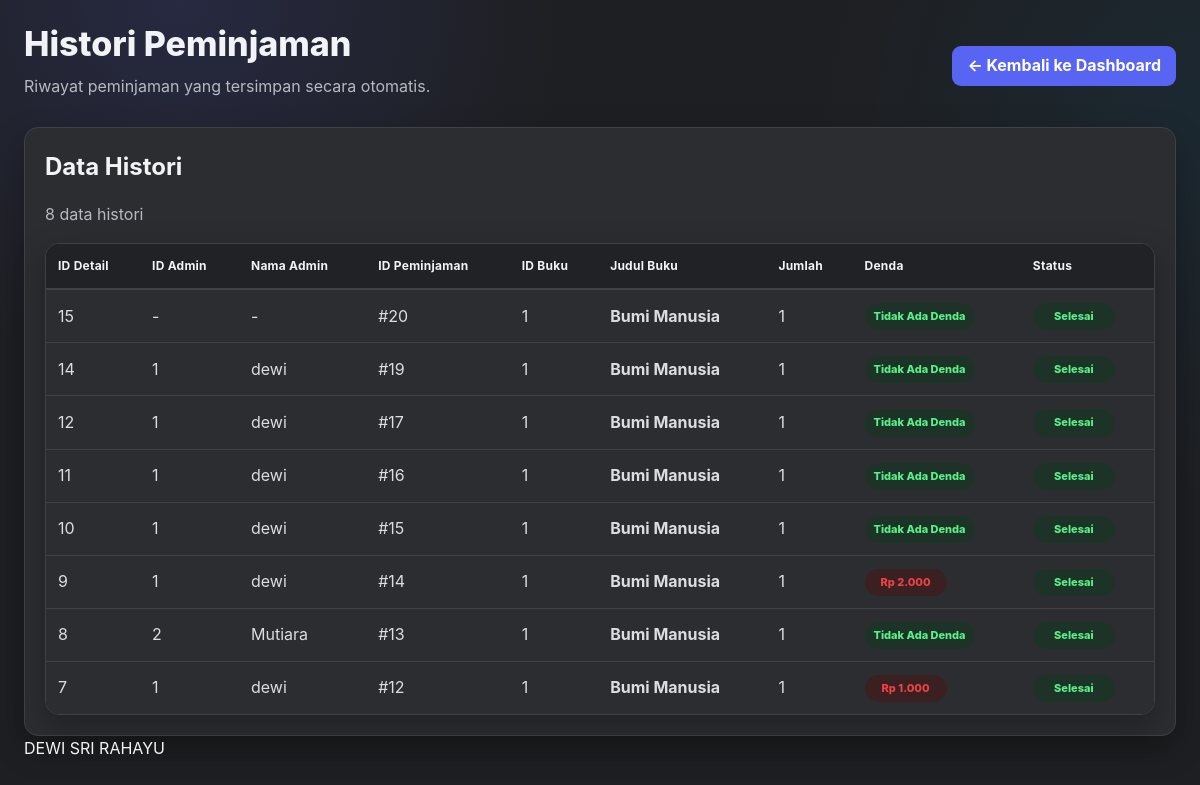
Page /histori/tampil.histori.php (signed in) on the committed database.
### tables this page shows
CREATE TABLE `histori` (
  `id_detail` int(11) NOT NULL,
  `id_admin` int(11) DEFAULT NULL,
  `id_petugas` int(11) DEFAULT NULL,
  `id_peminjaman` int(11) DEFAULT NULL,
  `id_buku` int(11) DEFAULT NULL,
  `jumlah` int(5) DEFAULT NULL,
  `denda` int(11) DEFAULT NULL
);

CREATE TABLE `buku` (
  `id_buku` int(11) NOT NULL,
  `id_admin` int(11) DEFAULT NULL,
  `id_petugas` int(11) DEFAULT NULL,
  `judul` varchar(100) DEFAULT NULL,
  `id_kategori` int(11) DEFAULT NULL,
  `gambar` longblob DEFAULT NULL,
  `sinopsis` text DEFAULT NULL
);

### histori/tampil.histori.php (the view, shortened to what this page needs)
<?php
include '../connection.php';
$role = $_SESSION['role'] ?? '';
$result = [];
if ($role === 'anggota') {
    $id_anggota = (int) ($_SESSION['id_anggota'] ?? 0);
    if ($id_anggota > 0) {
        $sql = "
            SELECT
                h.id_detail,
                h.id_admin,
                ad.nama_admin,
                h.id_peminjaman,
                h.id_buku,
                b.judul,
                h.jumlah,
                h.denda
            FROM histori h
            INNER JOIN peminjaman p
                ON p.id_peminjaman = h.id_peminjaman
            LEFT JOIN admin ad
                ON ad.id_admin = h.id_admin
            LEFT JOIN buku b
                ON b.id_buku = h.id_buku
            WHERE p.id_anggota = ?
            ORDER BY h.id_detail DESC
        ";
        $stmt = mysqli_prepare($conn, $sql);
        if ($stmt) {
            mysqli_stmt_bind_param(
                $stmt,
                "i",
                $id_anggota
            );
            mysqli_stmt_execute($stmt);
            $query = mysqli_stmt_get_result($stmt);
            if ($query) {
                while ($row = mysqli_fetch_assoc($query)) {
                    $result[] = $row;
                }
            }
            mysqli_stmt_close($stmt);
        }
    }
} elseif ($role === 'petugas') {
    $sql = "
        SELECT
            h.id_detail,
            h.id_admin,
            ad.nama_admin,
            h.id_peminjaman,
            h.id_buku,
            b.judul,
            h.jumlah,
            h.denda
        FROM histori h
        LEFT JOIN admin ad
            ON ad.id_admin = h.id_admin
        LEFT JOIN buku b
            ON b.id_buku = h.id_buku
        ORDER BY h.id_detail DESC
    ";
    $query = mysqli_query($conn, $sql);
    if ($query) {
        while ($row = mysqli_fetch_assoc($query)) {
            $result[] = $row;
        }
    }
}
$dashboard = "../dashboard." . $role . ".php";
?>
<!DOCTYPE html>
<html lang="id">
<head>
    <link
        rel="stylesheet"
        href="../style.css"
    >
</head>
<body>
<div class="container">
    <div class="page-head">
        <div>
            <h1>
                Histori
                <?= $role === 'anggota' ? 'Saya' : 'Peminjaman' ?>
            </h1>
            <p class="muted">
                Riwayat peminjaman yang tersimpan secara otomatis.
            </p>
        </div>
        <a
            href="<?= htmlspecialchars($dashboard) ?>"
            class="btn"
        >
            ← Kembali ke Dashboard
        </a>
    </div>
    <div class="card">
        <div class="card-head">
            <div>
                <h2>
                    Data Histori
                </h2>
                <p class="muted">
                    <?= count($result) ?> data histori
                </p>
            </div>
        </div>
        <div class="table-wrap">
            <table>
                <thead>
                    <tr>
                        <th>ID Detail</th>
                        <?php if ($role === 'petugas'): ?>
                            <th>ID Admin</th>
                            <th>Nama Admin</th>
                        <?php endif; ?>
                        <th>ID Peminjaman</th>
                        <th>ID Buku</th>
                        <th>Judul Buku</th>
                        <th>Jumlah</th>
                        <th>Denda</th>
                        <th>Status</th>
                    </tr>
                </thead>
                <tbody>
                <?php if (empty($result)): ?>
                    <tr>
                        <td
                            colspan="<?= $role === 'petugas' ? '9' : '7' ?>"
                            class="text-center"
                        >
                            <div class="empty-state">
                                <h3>
                                    Belum Ada Histori
                                </h3>
                                <p class="muted">
                                    Histori peminjaman akan muncul
                                    otomatis setelah proses peminjaman.
                                </p>
                            </div>
                        </td>
                    </tr>
                <?php else: ?>
                    <?php foreach ($result as $h): ?>
                        <tr>
                            <td>
                                <?= htmlspecialchars(
                                    (string)($h['id_detail'] ?? '-')
                                ) ?>
                            </td>
                            <?php if ($role === 'petugas'): ?>
                                <td>
                                    <?= htmlspecialchars(
                                        (string)($h['id_admin'] ?? '-')
                                    ) ?>
                                </td>
                                <td>
                                    <?= htmlspecialchars(
                                        $h['nama_admin'] ?? '-'
                                    ) ?>
                                </td>
                            <?php endif; ?>
                            <td>
                                #<?= htmlspecialchars(
                                    (string)($h['id_peminjaman'] ?? '-')
                                ) ?>
                            </td>
                            <td>
                                <?= htmlspecialchars(
                                    (string)($h['id_buku'] ?? '-')
                                ) ?>
                            </td>
                            <td>
                                <strong>
                                    <?= htmlspecialchars(
                                        $h['judul'] ?? 'Buku tidak ditemukan'
                                    ) ?>
                                </strong>
                            </td>
                            <td>
                                <?= htmlspecialchars(
                                    (string)($h['jumlah'] ?? '0')
                                ) ?>
                            </td>
                            <td>
                                <?php
                                $denda = (int)($h['denda'] ?? 0);
                                ?>
                                <?php if ($denda > 0): ?>
                                    <span class="badge badge-danger">
                                        Rp
                                        <?= number_format(
                                            $denda,
                                            0,
                                            ',',
                                            '.'
                                        ) ?>
                                    </span>
                                <?php else: ?>
                                    <span class="badge badge-success">
                                        Tidak Ada Denda
                                    </span>
                                <?php endif; ?>
                            </td>
                            <td>
                                <span class="badge badge-success">
                                    Selesai
                                </span>
                            </td>
                        </tr>
                    <?php endforeach; ?>
                <?php endif; ?>
                </tbody>
            </table>
        </div>
    </div>
    <div class="footer">
        DEWI SRI RAHAYU
    </div>
</div>
</body>
</html>

### style.css (style rules this page uses)
:root { --discord-blurple:#5865F2; --discord-blurple-hover:#4752C4; --discord-blue:#00A8FC; --discord-bg:#1E1F22; --discord-sidebar:#232428; --discord-surface:#2B2D31; --discord-surface-2:#313338; --discord-surface-3:#383A40; --discord-input:#1E1F22; --discord-border:#3F4147; --discord-text:#F2F3F5; --discord-muted:#B5BAC1; --discord-yellow:#F0B232; --discord-red:#ED4245; --discord-red-hover:#C9363A; --shadow:0 12px 32px rgba(0,0,0,.28); --radius:14px; --radius-sm:9px; }
* { box-sizing:border-box }
html { scroll-behavior:smooth }
html,body { margin:0;min-height:100% }
body { font-family:Inter,Segoe UI,Roboto,Arial,sans-serif; background: radial-gradient(circle at 15% 0%,rgba(88,101,242,.15),transparent 30%), radial-gradient(circle at 100% 15%,rgba(0,168,252,.07),transparent 28%), var(--discord-bg); color:var(--discord-text); padding:24px; line-height:1.55; }
.container, .page-head, .topbar, .card-grid, .stats, .info, .success, .warning, .error, .table-wrap { width:min(1200px,100%); margin-left:auto; margin-right:auto; }
.container { margin-top:0 }
.page-head { display:flex; align-items:center; justify-content:space-between; gap:16px; flex-wrap:wrap; margin-bottom:20px; }
.page-head>div:first-child { flex:1;min-width:220px }
h1,h2,h3,h4,h5,h6 { color:var(--discord-text);margin-top:0 }
h1 { font-size:clamp(25px,3vw,34px);line-height:1.2;margin-bottom:6px;font-weight:800 }
h2 { font-size:24px;margin-bottom:16px }
p { color:var(--discord-muted);margin:8px 0;line-height:1.65 }
a { color:var(--discord-blue);text-decoration:none;font-weight:650;transition:.15s ease }
.muted { color:var(--discord-muted)!important }
.card { background:var(--discord-surface); border:1px solid var(--discord-border); border-radius:var(--radius); padding:20px; box-shadow:var(--shadow); min-width:0; }
.card p { margin-bottom:15px }
button,.btn,.btn-success,.btn-warning,.btn-danger,.btn-secondary,.btn-light { display:inline-flex; align-items:center; justify-content:center; gap:7px; min-height:40px; padding:9px 14px; border:1px solid transparent; border-radius:var(--radius-sm); background:var(--discord-blurple)!important; color:#fff!important; cursor:pointer; font:inherit; font-weight:750; line-height:1.2; text-decoration:none!important; box-shadow:none; transition:background .15s ease,transform .15s ease,border-color .15s ease; }
.table-wrap { overflow-x:auto; background:var(--discord-surface); border:1px solid var(--discord-border); border-radius:var(--radius); box-shadow:var(--shadow); }
table { width:100%; border-collapse:separate; border-spacing:0; background:var(--discord-surface); color:var(--discord-text); margin:20px auto; border:1px solid var(--discord-border); border-radius:var(--radius); overflow:hidden; box-shadow:var(--shadow); }
.table-wrap table { margin:0;border:0;border-radius:0;box-shadow:none;min-width:760px }
th { background:#202225; color:var(--discord-text); text-align:left; padding:13px 12px; font-size:12px; letter-spacing:.25px; white-space:nowrap; border-bottom:1px solid var(--discord-border); }
td { padding:12px; color:#DBDEE1; border-top:1px solid var(--discord-border); vertical-align:middle; }
tbody tr:nth-child(even) td { background:var(--discord-surface) }
.badge { display:inline-flex; align-items:center; justify-content:center; min-width:82px; padding:5px 9px; border-radius:999px; font-size:11px; font-weight:800; }
.badge-success { background:#1E3328;color:#57F287 }
.badge-danger { background:#3B2022;color:#ED4245 }
* { scrollbar-width:thin;scrollbar-color:#1A1B1E #2B2D31 }
.btn,.btn-success,.btn-warning,.btn-danger,.btn-secondary,.btn-light, .btn-register, button[type="submit"] { background:var(--discord-blurple)!important; color:#fff!important; border:1px solid transparent!important; }

### rows in the picture
histori: id_detail "15", id_admin "-", nama_admin "-", id_peminjaman "20", id_buku "1", id_buku.judul "Bumi Manusia", jumlah "1", denda "Tidak Ada Denda"
histori: id_detail "14", id_admin "1", id_admin.nama_admin "dewi", id_peminjaman "19", id_buku "1", id_buku.judul "Bumi Manusia", jumlah "1", denda "Tidak Ada Denda"
histori: id_detail "12", id_admin "1", id_admin.nama_admin "dewi", id_peminjaman "17", id_buku "1", id_buku.judul "Bumi Manusia", jumlah "1", denda "Tidak Ada Denda"
histori: id_detail "11", id_admin "1", id_admin.nama_admin "dewi", id_peminjaman "16", id_buku "1", id_buku.judul "Bumi Manusia", jumlah "1", denda "Tidak Ada Denda"
histori: id_detail "10", id_admin "1", id_admin.nama_admin "dewi", id_peminjaman "15", id_buku "1", id_buku.judul "Bumi Manusia", jumlah "1", denda "Tidak Ada Denda"
histori: id_detail "9", id_admin "1", id_admin.nama_admin "dewi", id_peminjaman "14", id_buku "1", id_buku.judul "Bumi Manusia", jumlah "1", denda "2.000"
histori: id_detail "8", id_admin "2", id_admin.nama_admin "Mutiara", id_peminjaman "13", id_buku "1", id_buku.judul "Bumi Manusia", jumlah "1", denda "Tidak Ada Denda"
histori: id_detail "7", id_admin "1", id_admin.nama_admin "dewi", id_peminjaman "12", id_buku "1", id_buku.judul "Bumi Manusia", jumlah "1", denda "1.000"

### other values in the picture
count($result) "8"
